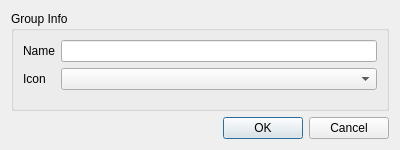
<?xml version="1.0" encoding="UTF-8"?>
<ui version="4.0">
 <class>AddGroupDialog</class>
 <widget class="QDialog" name="AddGroupDialog">
  <property name="geometry">
   <rect>
    <x>0</x>
    <y>0</y>
    <width>400</width>
    <height>150</height>
   </rect>
  </property>
  <property name="sizePolicy">
   <sizepolicy hsizetype="Fixed" vsizetype="Fixed">
    <horstretch>0</horstretch>
    <verstretch>0</verstretch>
   </sizepolicy>
  </property>
  <property name="minimumSize">
   <size>
    <width>400</width>
    <height>150</height>
   </size>
  </property>
  <property name="maximumSize">
   <size>
    <width>400</width>
    <height>150</height>
   </size>
  </property>
  <property name="windowTitle">
   <string>Group Details</string>
  </property>
  <layout class="QVBoxLayout" name="verticalLayout">
   <item>
    <widget class="QGroupBox" name="groupBox">
     <property name="title">
      <string>Group Info</string>
     </property>
     <layout class="QFormLayout" name="formLayout">
      <item row="1" column="0">
       <widget class="QLabel" name="label_2">
        <property name="text">
         <string>Icon</string>
        </property>
       </widget>
      </item>
      <item row="1" column="1">
       <widget class="QComboBox" name="cmbIcon"/>
      </item>
      <item row="0" column="1">
       <widget class="QLineEdit" name="edtName"/>
      </item>
      <item row="0" column="0">
       <widget class="QLabel" name="label">
        <property name="text">
         <string>Name</string>
        </property>
       </widget>
      </item>
     </layout>
    </widget>
   </item>
   <item>
    <widget class="QDialogButtonBox" name="buttonBox">
     <property name="orientation">
      <enum>Qt::Horizontal</enum>
     </property>
     <property name="standardButtons">
      <set>QDialogButtonBox::Cancel|QDialogButtonBox::Ok</set>
     </property>
    </widget>
   </item>
  </layout>
 </widget>
 <tabstops>
  <tabstop>edtName</tabstop>
  <tabstop>cmbIcon</tabstop>
 </tabstops>
 <resources/>
 <connections>
  <connection>
   <sender>buttonBox</sender>
   <signal>accepted()</signal>
   <receiver>AddGroupDialog</receiver>
   <slot>accept()</slot>
   <hints>
    <hint type="sourcelabel">
     <x>248</x>
     <y>254</y>
    </hint>
    <hint type="destinationlabel">
     <x>157</x>
     <y>274</y>
    </hint>
   </hints>
  </connection>
  <connection>
   <sender>buttonBox</sender>
   <signal>rejected()</signal>
   <receiver>AddGroupDialog</receiver>
   <slot>reject()</slot>
   <hints>
    <hint type="sourcelabel">
     <x>316</x>
     <y>260</y>
    </hint>
    <hint type="destinationlabel">
     <x>286</x>
     <y>274</y>
    </hint>
   </hints>
  </connection>
 </connections>
</ui>
